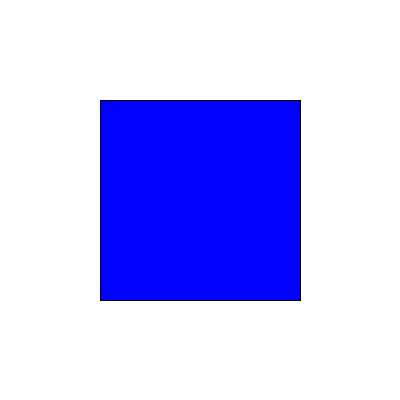
Frame 1 (no input)
Frame 60 (the mouse pressed at the canvas centre just before this capture): identical to frame 1, image omitted
Frame 120 (the mouse held since frame 60 and released just before this capture): identical to frame 1, image omitted

The Processing sketch that drew this single still picture (run headless with seeded random() and noise(); from frame 60 on, the mouse is pressed at the canvas centre):

// Processing sketch: code1217
// ── code1217.pde
color rectBackground = color(0, 0, 255);
void setup(){
  size(400, 400);
  background(255);
  rectMode(CENTER);
}
void draw(){
  fill(rectBackground);
  rect(width/2, height/2, 200, 200);

  // keyPressed boolean variable
  if (keyPressed){ 
    if(key == 'a'){
      rectBackground = color(255, 0, 0);
    } 
    else if (key == 's') {
      rectBackground = color(255, 255, 0);
    } 
    else if (key == 'w') {
      rectBackground = color(0, 255, 0);
    } 
    else if (key == 'z') {
      rectBackground = color(255, 0, 255);
    }
  }
}
